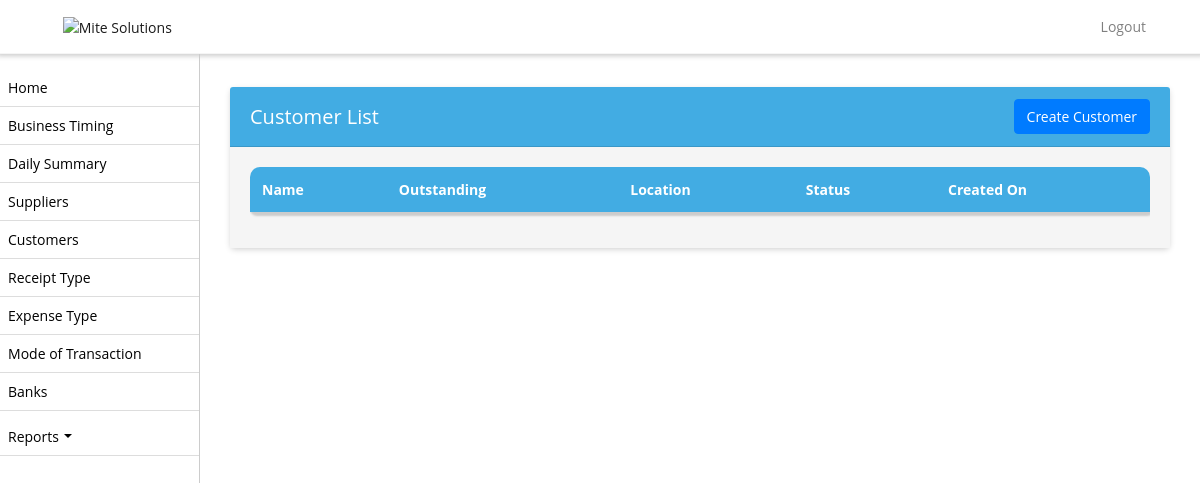
The page /customer-list/ (signed in) on the database as committed earlier.
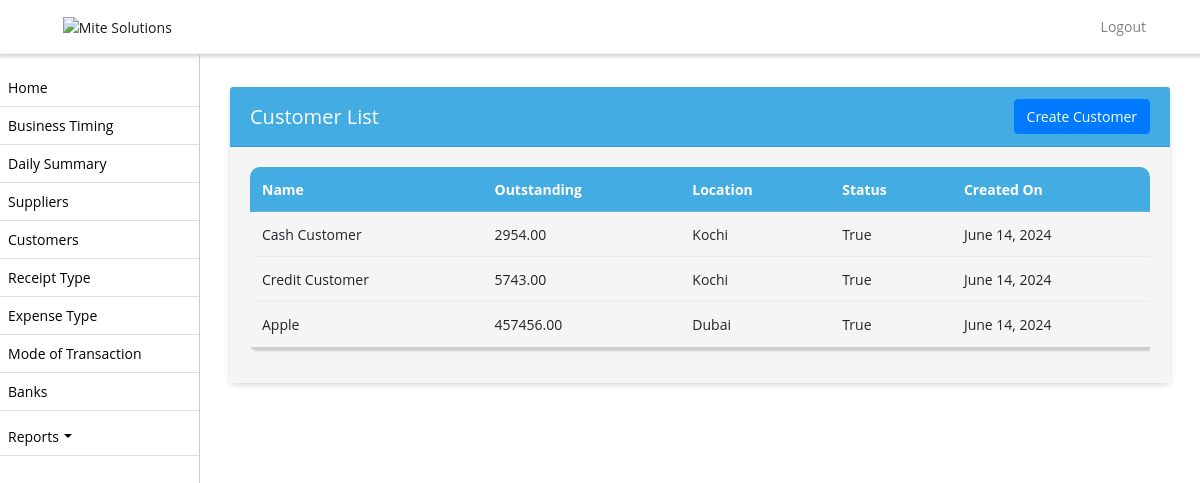
The same page on the database as committed later.
### biztrackapp/models.py (models this page shows, shortened)
class Customer(models.Model):
    name = models.CharField(max_length=255)
    business_profile = models.CharField(max_length=255, null=True)
    outstanding = models.DecimalField(max_digits=10, decimal_places=2)
    location = models.CharField(max_length=255)
    status = models.BooleanField(default=True)  # BooleanField to represent True or False
    created_on = models.DateField(auto_now_add=True, null=True)

### biztrackapp/views.py (the view)
# urls.py: path('customer-list/', customer_list, name='customer_list'),
def customer_list(request):
    try:
        shop_admin = ShopAdmin.objects.get(user=request.user)
        shop = shop_admin.shop
        business = BusinessProfile.objects.get(license_number=shop.license_number)
    except ShopAdmin.DoesNotExist:
        return redirect('login')
    except BusinessProfile.DoesNotExist:
        business = None
    customers = Customer.objects.filter(business_profile=business.id).order_by('-created_on')
    return render(request, 'customer-list.html', {'customers': customers})

### biztrackapp/templates/customer-list.html (shortened to what this page needs)
{% extends 'base.html' %}
{% block content %}
<div class="container mt-3">
    <div class="card">
        <div class="card-header d-flex justify-content-between align-items-center">
            <h5 class="mb-0">Customer List</h5>
            <a href="{% url 'create_customer' %}" class="btn btn-primary float-right">Create Customer</a>
        </div>
        <div class="card-body">
            <div class="table-responsive">
                <table  class="table table-bordered table-striped nowrap"  style="width: 100%;">
                <thead>
                    <tr>
                        <th>Name</th>
                        <th>Outstanding</th>
                        <th>Location</th>
                        <th>Status</th>
                        <th>Created On</th>
                    </tr>
                </thead>
                <tbody>
                    {% for customer in customers %}
                    <tr>
                        <td>{{ customer.name }}</td>
                        <td>{{ customer.outstanding }}</td>
                        <td>{{ customer.location }}</td>
                        <td>{{ customer.status }}</td>
                        <td>{{ customer.created_on }}</td>
                    </tr>
                    {% endfor %}
                </tbody>
            </table>
            </div>
        </div>
    </div>
</div>
{% endblock %}

### biztrackapp/templates/base.html (shortened to what this page needs)
{% load static %}
<!DOCTYPE html>
<html lang="en">
<head>
    <link rel="stylesheet" href="https://stackpath.bootstrapcdn.com/bootstrap/4.3.1/css/bootstrap.min.css">
    <link href="https://templates.hibootstrap.com/farol/assets/css/style.css" rel="stylesheet">
    <link rel="stylesheet" href="https://use.fontawesome.com/releases/v5.8.2/css/all.css">
    <link rel="stylesheet" type="text/css" href="https://cdn.jsdelivr.net/npm/daterangepicker/daterangepicker.css" />
<link href="https://cdnjs.cloudflare.com/ajax/libs/awesomplete/1.1.5/awesomplete.min.css" rel="stylesheet">
<link rel="stylesheet" href="https://cdn.datatables.net/2.0.2/css/dataTables.bootstrap5.css">
<link rel="stylesheet" href="https://cdn.datatables.net/responsive/3.0.0/css/responsive.bootstrap5.css">
<link rel="stylesheet" type="text/css" href="https://cdn.datatables.net/buttons/2.2.2/css/buttons.bootstrap5.min.css">
<link href="https://cdn.jsdelivr.net/npm/select2@4.1.0-rc.0/dist/css/select2.min.css" rel="stylesheet" />
</head>
<body>
<nav class="navbar navbar-expand-lg navbar-light bg-white fixed-top">
    <a class="navbar-brand text-left" href="/home/">
         <img src="https://mitesolutions.com/images/logo.png"  alt="Mite Solutions" width="5%">
    </a>
    <div class="collapse navbar-collapse" id="navbarNav">
        {% include 'sidebar_mobile.html' %}
    </div>
</nav>
<div id="sidebar">
    {% include 'sidebar.html' %}
</div>
<div id="content">
    {% block content %}{% endblock %}
</div>
</body>
</html>

### biztrackapp/templates/sidebar_mobile.html (shortened to what this page needs)
<ul class="navbar-nav ml-auto pl-3" style="max-height: 400px; overflow-y: scroll;">
    <li class="nav-item">
        <a class="nav-link" href="{% url 'logout' %}">Logout</a>
    </li>
</ul>

### biztrackapp/templates/sidebar.html (shortened to what this page needs)
 <ul id="font-c">
        <li><a href="/home/"> Home</a></li>
        <li><a href="/business-timing-list/"> Business Timing</a></li>
        <li><a href="/daily-summary/"> Daily Summary</a></li>
        <li><a href="/supplier-list/"> Suppliers</a></li>
        <li><a href="/customer-list/"> Customers</a></li>
        <li><a href="/receipt-type/"> Receipt Type</a></li>
        <li><a href="/expense-type/"> Expense Type</a></li>
        <li><a href="/mode-transaction/"> Mode of Transaction</a></li>
        <li><a href="/banks/"> Banks</a></li>
       <li class="dropdown">
            <a href="#" class="dropdown-toggle" id="paymentTransactionDropdown" role="button" data-toggle="dropdown" aria-haspopup="true" aria-expanded="false"> Reports</a>
        </li>
    </ul>

### biztrackapp/templates/base.html (style rules this page uses)
.table-bordered td, .table-bordered th { border: transparent !important; }
.btn { min-width: 130px !important; }
.table-bordered>:not(caption)>* { border-width: 0px !important; box-shadow: 2px 2px 2px 2px #ccc; border-radius:5px; }
body, p, h1, h2, h3, h4, h5, h6, a, li, label, input, div, span, small { font-family: "Open Sans", sans-serif !important; }
body, p, a, li, li>a { font-size:14px !important; }
#font-c>li>a { font-size:14px !important; }
body { padding-top: 56px; background-color: #ffffff !important; }
.navbar-light { border-bottom: 0.1em solid #f5f5f5; box-shadow: 1px -2px 5px 4px #ccc; }
table thead th { vertical-align: bottom; border-bottom: 2px solid #dee2e6; background-color: #42ace3 !important; color: #fff !important; }
tbody { border-bottom: 0px !important; background-color: #f5f5f5 !important; }
tbody>tr>td { background-color: #f5f5f5 !important; }
#sidebar { height: 100%; width: 200px; position: fixed; top: 0; left: 0; background-color: #fff; padding-top: 36px; border-right:1px solid #ccc; }
table { border:1px !important; }
#content { margin-left: 200px; padding: 15px; }
#sidebar ul { list-style: none; padding: 0; }
#sidebar ul li { padding: 8px; border-bottom: 1px solid #ddd; }
#sidebar ul li a { text-decoration: none; color: #000; }
.navbar-brand { margin-left: 4%; }
div>.table-responsive, table, table>thead { border-radius: 10px !important; }
.card { border:0px !important; margin-top:15px; margin-bottom:15px; box-shadow: 0px 2px 6px -1px #ccc; }
.card-body { background-color: #f5f5f5 !important; }
.card-header { background-color: #42ace3 !important; color:#fff !important; }
.card-header>a, .card-header>h5 { color:#fff !important; }
a { text-decoration: none !important; }
.btn-primary { --bs-btn-color: #fff; --bs-btn-bg: #3280cc; --bs-btn-border-color: #3280cc; --bs-btn-hover-color: #000; --bs-btn-hover-bg: #1d5c96; --bs-btn-hover-border-color: #3280cc; --bs-btn-focus-shadow-rgb: 0, 155, 132; --bs-btn-active-color: #000; --bs-btn-active-bg: #33c5af; --bs-btn-active-border-color: #3280cc; --bs-btn-active-shadow: inset 0 3px 5px rgba(0, 0, 0, 0.125); --bs-btn-disabled-color: #000; --bs-btn-disabled-bg: #3280cc; --bs-btn-disabled-border-color: #3280cc; }
.dropdown-toggle::after { display: inline-block; margin-left: 0.355em; margin-top: 1.1em; vertical-align: 0.255em; content: ""; border-top: 0.3em solid; border-right: 0.3em solid transparent; border-bottom: 0; border-left: 0.3em solid transparent; }
.navbar-nav.ml-auto { margin-right: 15px; }
.navbar-nav.ml-auto a { color: #fff; margin-right: 15px; }

Rows that differ between the two databases and show on the page:
added Customer: name "Cash Customer", outstanding "2954.00", location "Kochi", status "True", created_on "June 14, 2024"
added Customer: name "Credit Customer", outstanding "5743.00", location "Kochi", status "True", created_on "June 14, 2024"
added Customer: name "Apple", outstanding "457456.00", location "Dubai", status "True", created_on "June 14, 2024"
